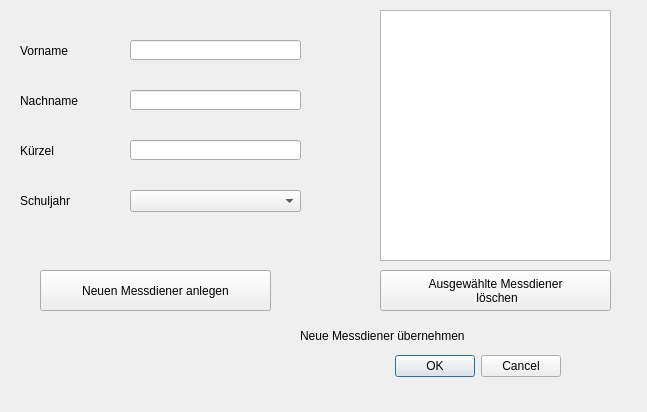
<?xml version="1.0" encoding="UTF-8"?>
<ui version="4.0">
 <class>Dialog_New_Servers</class>
 <widget class="QDialog" name="Dialog_New_Servers">
  <property name="geometry">
   <rect>
    <x>0</x>
    <y>0</y>
    <width>647</width>
    <height>412</height>
   </rect>
  </property>
  <property name="windowTitle">
   <string>Dialog</string>
  </property>
  <property name="modal">
   <bool>true</bool>
  </property>
  <widget class="QDialogButtonBox" name="buttonBox">
   <property name="geometry">
    <rect>
     <x>220</x>
     <y>350</y>
     <width>341</width>
     <height>32</height>
    </rect>
   </property>
   <property name="orientation">
    <enum>Qt::Horizontal</enum>
   </property>
   <property name="standardButtons">
    <set>QDialogButtonBox::Cancel|QDialogButtonBox::Ok</set>
   </property>
  </widget>
  <widget class="QComboBox" name="comboBox_Grades">
   <property name="geometry">
    <rect>
     <x>130</x>
     <y>190</y>
     <width>171</width>
     <height>22</height>
    </rect>
   </property>
  </widget>
  <widget class="QLineEdit" name="lineEdit_firstname">
   <property name="geometry">
    <rect>
     <x>130</x>
     <y>40</y>
     <width>171</width>
     <height>20</height>
    </rect>
   </property>
  </widget>
  <widget class="QLineEdit" name="lineEdit_lastname">
   <property name="geometry">
    <rect>
     <x>130</x>
     <y>90</y>
     <width>171</width>
     <height>20</height>
    </rect>
   </property>
  </widget>
  <widget class="QLineEdit" name="lineEdit_abbreviation">
   <property name="geometry">
    <rect>
     <x>130</x>
     <y>140</y>
     <width>171</width>
     <height>20</height>
    </rect>
   </property>
  </widget>
  <widget class="QLabel" name="label_firstname">
   <property name="geometry">
    <rect>
     <x>20</x>
     <y>40</y>
     <width>91</width>
     <height>21</height>
    </rect>
   </property>
   <property name="text">
    <string>Vorname</string>
   </property>
  </widget>
  <widget class="QLabel" name="label_lastname">
   <property name="geometry">
    <rect>
     <x>20</x>
     <y>90</y>
     <width>91</width>
     <height>21</height>
    </rect>
   </property>
   <property name="text">
    <string>Nachname</string>
   </property>
  </widget>
  <widget class="QLabel" name="label_abbreviation">
   <property name="geometry">
    <rect>
     <x>20</x>
     <y>140</y>
     <width>91</width>
     <height>21</height>
    </rect>
   </property>
   <property name="text">
    <string>Kürzel</string>
   </property>
  </widget>
  <widget class="QLabel" name="label_grade">
   <property name="geometry">
    <rect>
     <x>20</x>
     <y>190</y>
     <width>91</width>
     <height>21</height>
    </rect>
   </property>
   <property name="text">
    <string>Schuljahr</string>
   </property>
  </widget>
  <widget class="QLabel" name="label_keep_new_servers">
   <property name="geometry">
    <rect>
     <x>300</x>
     <y>320</y>
     <width>181</width>
     <height>31</height>
    </rect>
   </property>
   <property name="text">
    <string>Neue Messdiener übernehmen</string>
   </property>
  </widget>
  <widget class="QPushButton" name="pushButton_delete_server">
   <property name="geometry">
    <rect>
     <x>380</x>
     <y>270</y>
     <width>231</width>
     <height>41</height>
    </rect>
   </property>
   <property name="text">
    <string>Ausgewählte Messdiener 
 löschen</string>
   </property>
  </widget>
  <widget class="QPushButton" name="pushButton_new_server">
   <property name="geometry">
    <rect>
     <x>40</x>
     <y>270</y>
     <width>231</width>
     <height>41</height>
    </rect>
   </property>
   <property name="text">
    <string>Neuen Messdiener anlegen</string>
   </property>
  </widget>
  <widget class="QListWidget" name="listWidget">
   <property name="geometry">
    <rect>
     <x>380</x>
     <y>10</y>
     <width>231</width>
     <height>251</height>
    </rect>
   </property>
   <property name="selectionMode">
    <enum>QAbstractItemView::ExtendedSelection</enum>
   </property>
  </widget>
 </widget>
 <resources/>
 <connections>
  <connection>
   <sender>buttonBox</sender>
   <signal>accepted()</signal>
   <receiver>Dialog_New_Servers</receiver>
   <slot>accept()</slot>
   <hints>
    <hint type="sourcelabel">
     <x>248</x>
     <y>254</y>
    </hint>
    <hint type="destinationlabel">
     <x>157</x>
     <y>274</y>
    </hint>
   </hints>
  </connection>
  <connection>
   <sender>buttonBox</sender>
   <signal>rejected()</signal>
   <receiver>Dialog_New_Servers</receiver>
   <slot>reject()</slot>
   <hints>
    <hint type="sourcelabel">
     <x>316</x>
     <y>260</y>
    </hint>
    <hint type="destinationlabel">
     <x>286</x>
     <y>274</y>
    </hint>
   </hints>
  </connection>
 </connections>
</ui>
